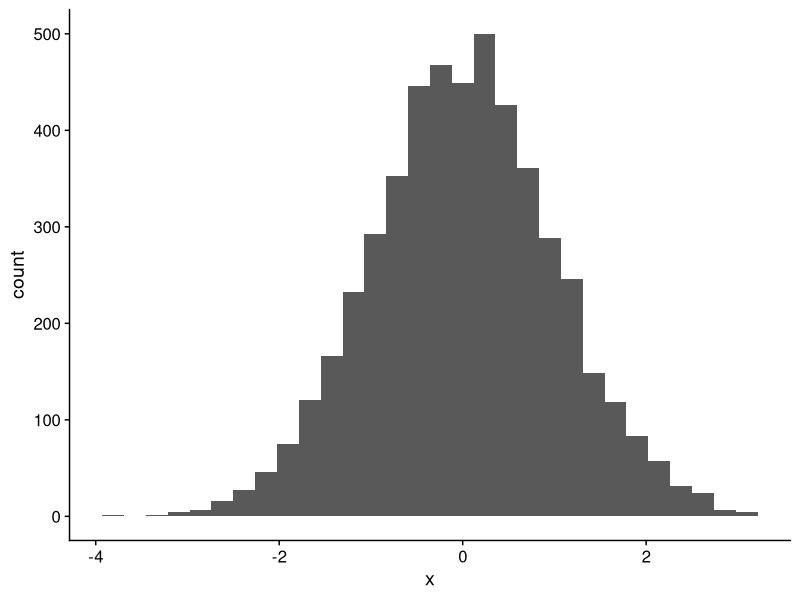
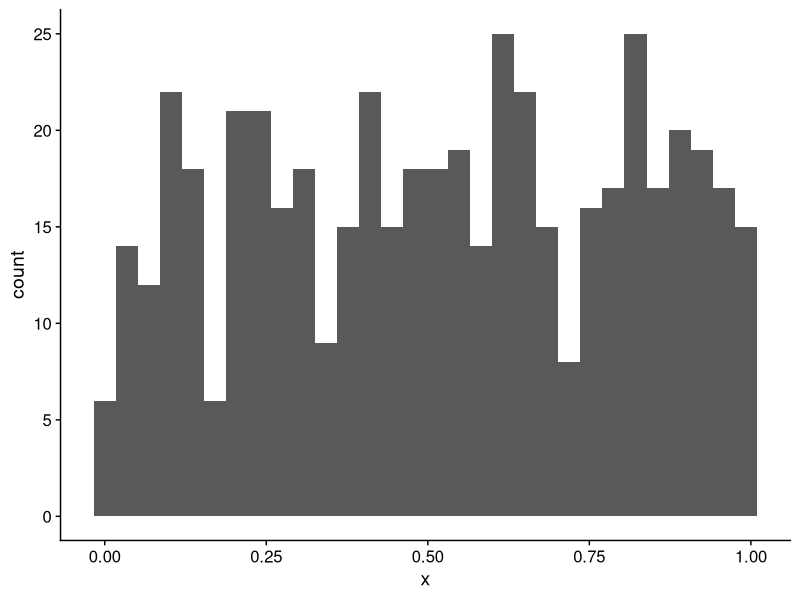
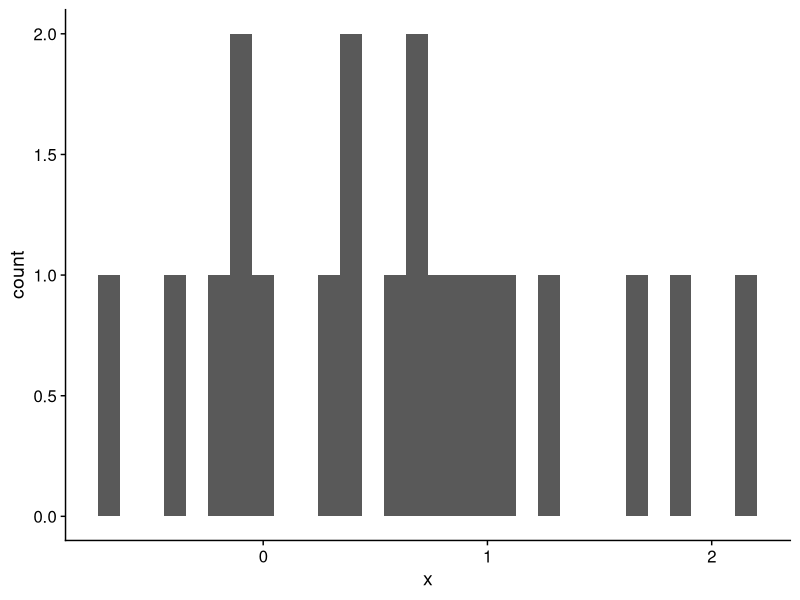
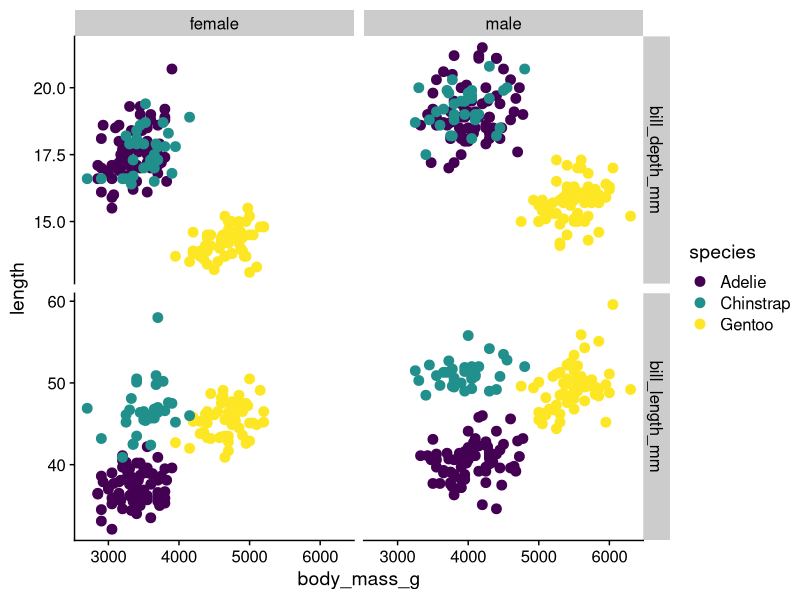
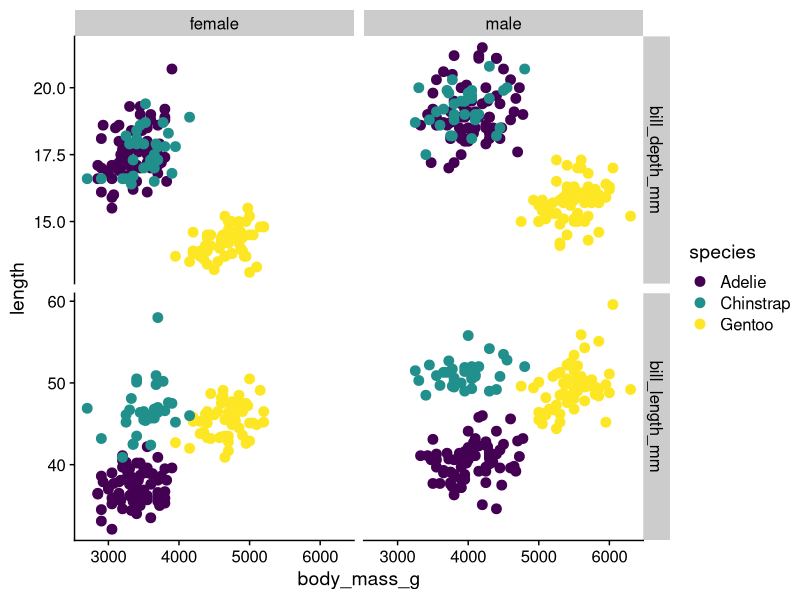
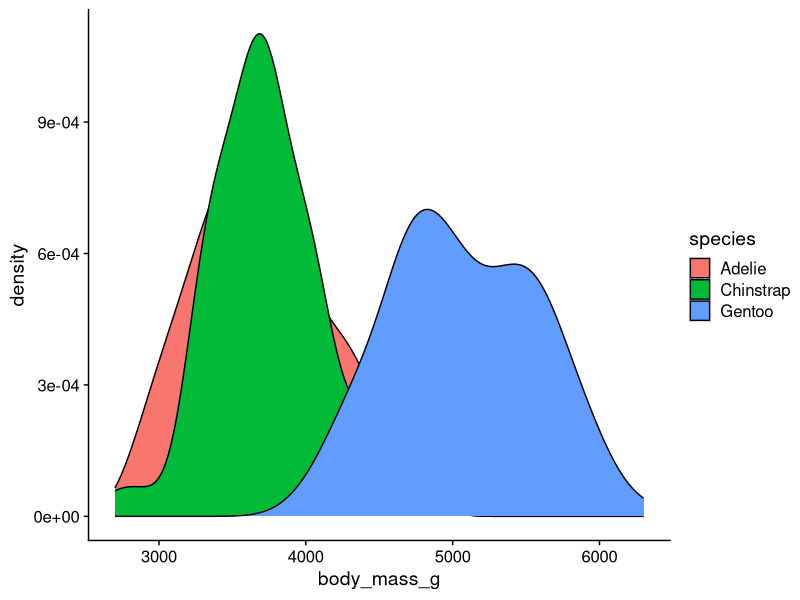
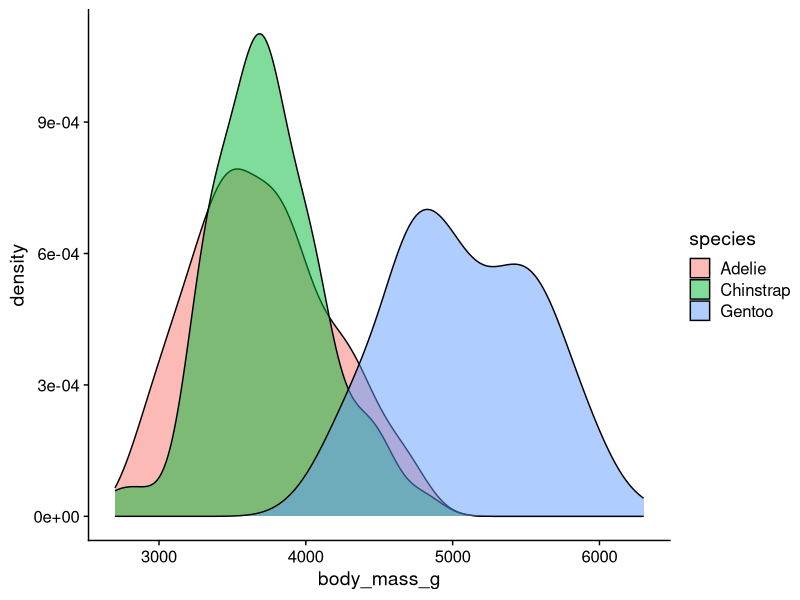
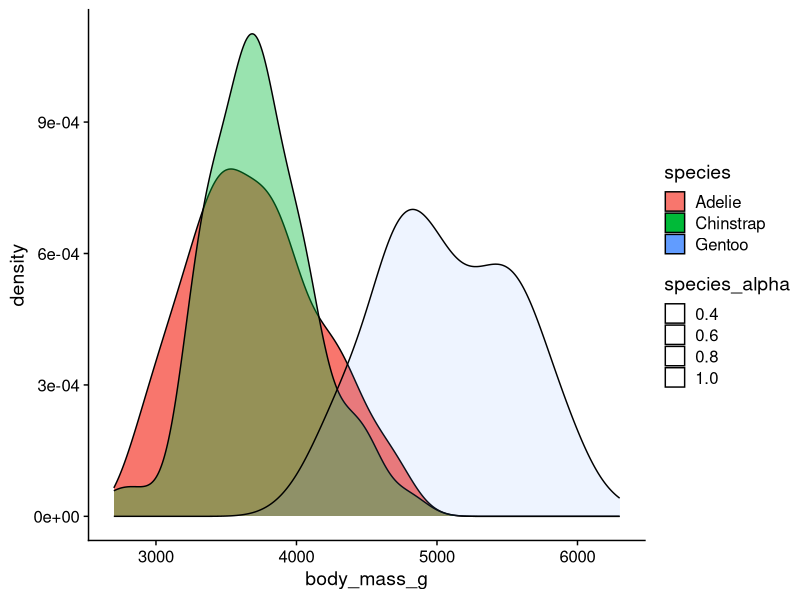

Write the R code that produced these figures, in order.
## ---- chunk 1
library(tidyverse)
library(cowplot)
theme_set(theme_cowplot())

library(palmerpenguins)
island_data <- tibble(
  island = as.character(levels(penguins$island)),
  latitude = c(-64.766667, -65.433333, -64.733333),
  longitude = c( -64.083333, -65.5, -64.233333)
)
## ---- chunk 2
x <- rnorm(5000)
ggplot(tibble(x), aes(x)) +
  geom_histogram(bins = 30)
## ---- chunk 3
shapiro.test(x)
## ---- chunk 4
x <- runif(500)
ggplot(tibble(x), aes(x)) +
  geom_histogram(bins = 30)
## ---- chunk 5
shapiro.test(x)
## ---- chunk 6
x <- rnorm(20)
ggplot(tibble(x), aes(x)) +
  geom_histogram(bins = 30)
## ---- chunk 7
shapiro.test(x)
## ---- chunk 8
str(airquality)
## ---- chunk 9
airquality[c(1, 3, 5), ]
airquality |> slice(1, 3, 5)
## ---- chunk 10
airquality[sample(1:nrow(airquality), 7), ]

airquality |> slice_sample(n = 7)
## ---- chunk 11
airquality[sample(1:nrow(airquality), nrow(airquality) %/% 20), ]

airquality |> slice_sample(prop = 0.05)
## ---- chunk 12
library(palmerpenguins)
head(penguins)
## ---- chunk 13
island_data
## ---- chunk 14
penguins_long <- penguins |>
  select(species, sex, body_mass_g, bill_length_mm, bill_depth_mm) |> 
  pivot_longer(cols = -c(species, sex, body_mass_g),
               names_to = "bill_measure",
               values_to = "length") |> 
  drop_na()

ggplot(penguins_long, aes(x = body_mass_g, y = length, color = species)) +
  geom_point(size = 3) +
  scale_colour_viridis_d() +
  facet_grid(bill_measure ~ sex, scales = "free_y")
## ---- chunk 15
penguins_long <- penguins |>
  select(species, sex, body_mass_g, bill_length_mm, bill_depth_mm) |> 
  pivot_longer(cols = c(bill_length_mm, bill_depth_mm),
               names_to = "bill_measure",
               values_to = "length") |> 
  drop_na()
## ---- chunk 16
penguins_long <- penguins |>
  select(species, sex, body_mass_g, bill_length_mm, bill_depth_mm) |> 
  pivot_longer(cols = -c(species, sex, body_mass_g),
               names_to = "bill_measure",
               values_to = "length") |> 
  drop_na()
## ---- chunk 17
penguins_long
## ---- chunk 18
ggplot(penguins_long, aes(x = body_mass_g, y = length, color = species)) +
  geom_point(size = 3) +
  scale_colour_viridis_d() +
  facet_grid(bill_measure ~ sex, scales = "free_y")
## ---- chunk 19
penguins_long <- penguins_long |> 
  mutate(bill_measure = str_remove(bill_measure, "_mm"),
         bill_measure = str_remove(bill_measure, "bill_"))

head(penguins_long)
## ---- chunk 20
penguins_long |> 
  pivot_wider(id_cols = c(species, sex, body_mass_g),
              names_from = bill_measure, values_from = length)
## ---- chunk 21
penguins_long |> 
  group_by(species, sex, body_mass_g) |> 
  tally()
## ---- chunk 22
island_data
## ---- chunk 23
intersect(colnames(penguins), colnames(island_data))
## ---- chunk 24
left_join(penguins, island_data)
## ---- chunk 25
penguins <- penguins |> 
  mutate(log_bill_length = log10(bill_length_mm),
         log_bill_depth = log10(bill_depth_mm))

str(penguins)
## ---- chunk 26
penguins$log_body_mass <- log10(penguins$body_mass_g)

str(penguins)
## ---- chunk 27
penguins |> 
  group_by(species, sex, island) |> 
  summarize(mean_log_mass = mean(log_body_mass),
            mean_log_bill_length = mean(log_bill_length),
            .groups = "drop")
## ---- chunk 28
penguins |> 
  drop_na(sex) |> 
  group_by(species, sex, island) |> 
  summarize(mean_log_mass = mean(log_body_mass),
            mean_log_bill_length = mean(log_bill_length),
            .groups = "drop")
## ---- chunk 29
penguins <- penguins |> 
  drop_na(body_mass_g)
## ---- chunk 30
ggplot(penguins, aes(body_mass_g, fill = species)) +
  geom_density()
## ---- chunk 31
ggplot(penguins, aes(body_mass_g, fill = species)) +
  geom_density(alpha = 0.5)
## ---- chunk 32
penguins <- penguins |> 
  mutate(species_alpha = case_when(
    species == "Adelie" ~ 1,
    species == "Chinstrap" ~ 0.5,
    species == "Gentoo" ~ 0.25
  ))
penguins |> select(species, species_alpha) |> slice_sample(n = 10)
## ---- chunk 33
ggplot(penguins, aes(body_mass_g, fill = species,
                     alpha = species_alpha)) +
  geom_density()
## ---- chunk 34
library(ggridges)
ggplot(penguins, aes(x = body_mass_g, y = species, fill = species)) +
  geom_density_ridges(alpha = 0.5)
## ---- chunk 35
ggplot(penguins, aes(body_mass_g, color = species, fill = species)) +
  geom_histogram(bins = 30, alpha = 0.5)
## ---- chunk 36
ggplot(penguins, aes(log_bill_length, log_bill_depth, color = species,
                     size = log_body_mass)) +
  geom_point()
